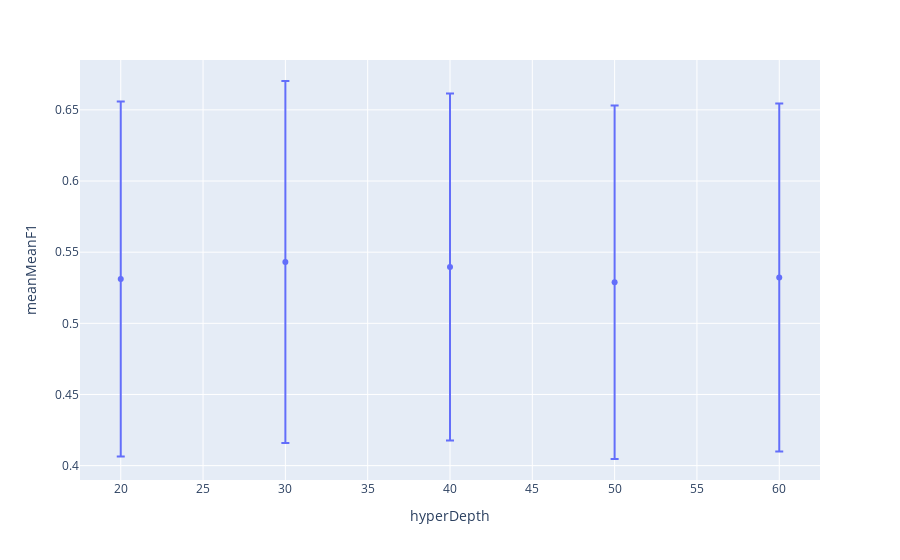

The cell this chart's notebook holds for it:
### Code cell
aux=hyperParams[(hyperParams.hyperThres==optimal.hyperThres)&(hyperParams.hyperDuration==optimal.hyperDuration)&
                (hyperParams.hyperClose==optimal.hyperClose)&(hyperParams.hyperConfidence==optimal.hyperConfidence)].reset_index(drop=True)
px.scatter(aux,x='hyperDepth',y='meanMeanF1',error_y='stdMeanF1')

### Figure 1 — Plotly figure (JSON) as saved in the notebook; plotly's stock layout.template omitted (floating-point values rounded to 4 significant figures)
{"data": [{"error_y": {"array": [0.1248, 0.1272, 0.1219, 0.1242, 0.1222]}, "hovertemplate": "hyperDepth=%{x}<br>meanMeanF1=%{y}<extra></extra>", "legendgroup": "", "marker": {"color": "#636efa", "symbol": "circle"}, "mode": "markers", "name": "", "orientation": "v", "showlegend": false, "type": "scatter", "x": [20, 30, 40, 50, 60], "xaxis": "x", "y": [0.5311, 0.5431, 0.5396, 0.5289, 0.5322], "yaxis": "y"}], "layout": {"legend": {"tracegroupgap": 0}, "margin": {"t": 60}, "xaxis": {"anchor": "y", "domain": [0, 1], "title": {"text": "hyperDepth"}}, "yaxis": {"anchor": "x", "domain": [0, 1], "title": {"text": "meanMeanF1"}}}}
